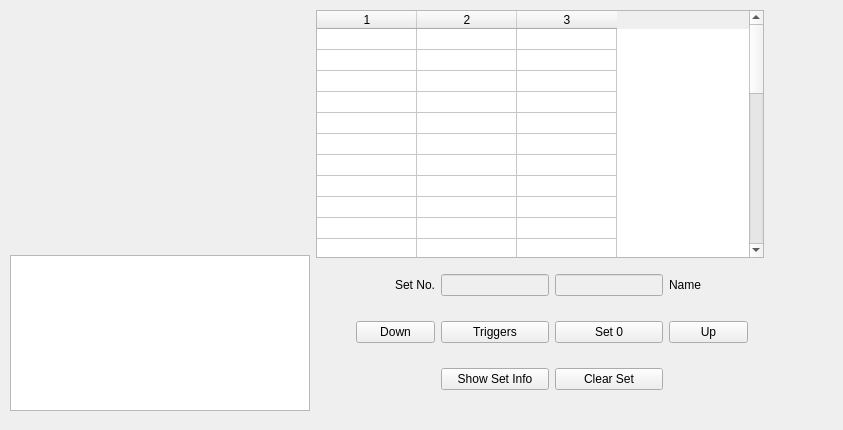
<?xml version="1.0" encoding="UTF-8"?>
<ui version="4.0">
 <class>qsetmaster</class>
 <widget class="QFrame" name="qsetmaster">
  <property name="geometry">
   <rect>
    <x>0</x>
    <y>0</y>
    <width>843</width>
    <height>430</height>
   </rect>
  </property>
  <property name="windowTitle">
   <string>Set Master</string>
  </property>
  <property name="toolTip">
   <string>Set Master allows creation, viewing, deletion, and moving of sets.</string>
  </property>
  <property name="whatsThis">
   <string>The Set Master</string>
  </property>
  <property name="frameShape">
   <enum>QFrame::Shape::NoFrame</enum>
  </property>
  <property name="frameShadow">
   <enum>QFrame::Shadow::Plain</enum>
  </property>
  <widget class="QWidget" name="layoutWidgetSetMaster">
   <property name="geometry">
    <rect>
     <x>10</x>
     <y>10</y>
     <width>778</width>
     <height>401</height>
    </rect>
   </property>
   <layout class="QGridLayout" name="gridLayout_2">
    <item row="0" column="0">
     <layout class="QGridLayout" name="setGridLayout"/>
    </item>
    <item row="0" column="1">
     <widget class="QTableWidget" name="m_set_table">
      <property name="enabled">
       <bool>true</bool>
      </property>
      <property name="minimumSize">
       <size>
        <width>400</width>
        <height>248</height>
       </size>
      </property>
      <property name="maximumSize">
       <size>
        <width>448</width>
        <height>340</height>
       </size>
      </property>
      <property name="horizontalScrollBarPolicy">
       <enum>Qt::ScrollBarPolicy::ScrollBarAlwaysOff</enum>
      </property>
      <property name="sizeAdjustPolicy">
       <enum>QAbstractScrollArea::SizeAdjustPolicy::AdjustToContentsOnFirstShow</enum>
      </property>
      <property name="alternatingRowColors">
       <bool>false</bool>
      </property>
      <property name="rowCount">
       <number>32</number>
      </property>
      <property name="columnCount">
       <number>3</number>
      </property>
      <attribute name="horizontalHeaderVisible">
       <bool>true</bool>
      </attribute>
      <attribute name="verticalHeaderVisible">
       <bool>false</bool>
      </attribute>
      <attribute name="verticalHeaderMinimumSectionSize">
       <number>18</number>
      </attribute>
      <attribute name="verticalHeaderDefaultSectionSize">
       <number>21</number>
      </attribute>
      <row/>
      <row/>
      <row/>
      <row/>
      <row/>
      <row/>
      <row/>
      <row/>
      <row/>
      <row/>
      <row/>
      <row/>
      <row/>
      <row/>
      <row/>
      <row/>
      <row/>
      <row/>
      <row/>
      <row/>
      <row/>
      <row/>
      <row/>
      <row/>
      <row/>
      <row/>
      <row/>
      <row/>
      <row/>
      <row/>
      <row/>
      <row/>
      <column/>
      <column/>
      <column/>
     </widget>
    </item>
    <item row="1" column="0">
     <widget class="QPlainTextEdit" name="m_set_contents_text">
      <property name="minimumSize">
       <size>
        <width>300</width>
        <height>156</height>
       </size>
      </property>
      <property name="maximumSize">
       <size>
        <width>16777215</width>
        <height>156</height>
       </size>
      </property>
      <property name="toolTip">
       <string>Shows the number and name of each pattern
in the screen-set.</string>
      </property>
      <property name="readOnly">
       <bool>true</bool>
      </property>
     </widget>
    </item>
    <item row="1" column="1">
     <layout class="QGridLayout" name="gridLayout">
      <item row="2" column="2">
       <widget class="QPushButton" name="m_button_show">
        <property name="toolTip">
         <string>Show a condensed list of sets and their patterns.</string>
        </property>
        <property name="text">
         <string>Show Set Info</string>
        </property>
       </widget>
      </item>
      <item row="1" column="2">
       <widget class="QPushButton" name="m_button_toggle_trigger_mode">
        <property name="toolTip">
         <string>Move the selected set down in the list.</string>
        </property>
        <property name="text">
         <string>Triggers</string>
        </property>
       </widget>
      </item>
      <item row="1" column="5">
       <spacer name="horizontalSpacer_2">
        <property name="orientation">
         <enum>Qt::Orientation::Horizontal</enum>
        </property>
        <property name="sizeHint" stdset="0">
         <size>
          <width>40</width>
          <height>20</height>
         </size>
        </property>
       </spacer>
      </item>
      <item row="1" column="3">
       <widget class="QPushButton" name="m_button_set_0">
        <property name="toolTip">
         <string>Move the selected set up in the list.</string>
        </property>
        <property name="text">
         <string>Set 0</string>
        </property>
       </widget>
      </item>
      <item row="0" column="2">
       <widget class="QLineEdit" name="m_set_number_text">
        <property name="enabled">
         <bool>false</bool>
        </property>
       </widget>
      </item>
      <item row="0" column="3">
       <widget class="QLineEdit" name="m_set_name_text">
        <property name="enabled">
         <bool>false</bool>
        </property>
        <property name="readOnly">
         <bool>true</bool>
        </property>
       </widget>
      </item>
      <item row="2" column="3">
       <widget class="QPushButton" name="m_button_delete">
        <property name="toolTip">
         <string>Clears the selected set. No undo! Careful!</string>
        </property>
        <property name="text">
         <string>Clear Set</string>
        </property>
       </widget>
      </item>
      <item row="1" column="0">
       <spacer name="horizontalSpacer">
        <property name="orientation">
         <enum>Qt::Orientation::Horizontal</enum>
        </property>
        <property name="sizeHint" stdset="0">
         <size>
          <width>40</width>
          <height>20</height>
         </size>
        </property>
       </spacer>
      </item>
      <item row="1" column="1">
       <widget class="QPushButton" name="m_button_down">
        <property name="enabled">
         <bool>true</bool>
        </property>
        <property name="minimumSize">
         <size>
          <width>64</width>
          <height>0</height>
         </size>
        </property>
        <property name="text">
         <string>Down</string>
        </property>
       </widget>
      </item>
      <item row="1" column="4">
       <widget class="QPushButton" name="m_button_up">
        <property name="enabled">
         <bool>true</bool>
        </property>
        <property name="minimumSize">
         <size>
          <width>64</width>
          <height>0</height>
         </size>
        </property>
        <property name="text">
         <string>Up</string>
        </property>
       </widget>
      </item>
      <item row="0" column="1">
       <widget class="QLabel" name="label">
        <property name="text">
         <string>Set No.</string>
        </property>
        <property name="alignment">
         <set>Qt::AlignmentFlag::AlignRight|Qt::AlignmentFlag::AlignTrailing|Qt::AlignmentFlag::AlignVCenter</set>
        </property>
       </widget>
      </item>
      <item row="0" column="4">
       <widget class="QLabel" name="label_2">
        <property name="text">
         <string>Name</string>
        </property>
       </widget>
      </item>
     </layout>
    </item>
   </layout>
  </widget>
 </widget>
 <tabstops>
  <tabstop>m_set_table</tabstop>
  <tabstop>m_set_contents_text</tabstop>
  <tabstop>m_set_number_text</tabstop>
  <tabstop>m_set_name_text</tabstop>
  <tabstop>m_button_down</tabstop>
  <tabstop>m_button_toggle_trigger_mode</tabstop>
  <tabstop>m_button_set_0</tabstop>
  <tabstop>m_button_up</tabstop>
  <tabstop>m_button_show</tabstop>
  <tabstop>m_button_delete</tabstop>
 </tabstops>
 <resources/>
 <connections/>
</ui>
